Frame 1 (no input): blank canvas, image omitted
Frame 60 (no input): blank canvas, image omitted
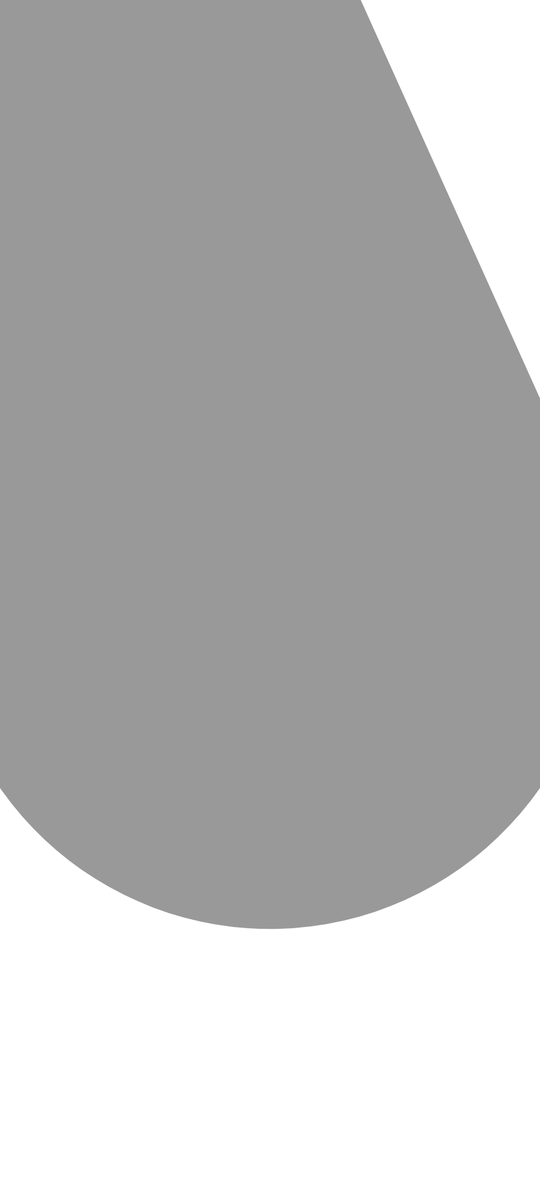
Frame 120 (the mouse pressed at the canvas centre since frame 60)

The p5.js sketch whose frames 1 and 60 were blank and that drew this single picture after the mouse press (run headless with seeded random() and noise() and a simulated clock; from frame 60 on, the mouse is pressed at the canvas centre):

// p5.js sketch
// ── sketch.js


function setup(){
  createCanvas(900, 2000);
  stroke(0, 102);
}


function draw(){
  var weight = dist(mouseX, mouseY, pmouseX, pmouseY);
  strokeWeight(weight);
  line(mouseX, mouseY, pmouseX, pmouseY);
}
